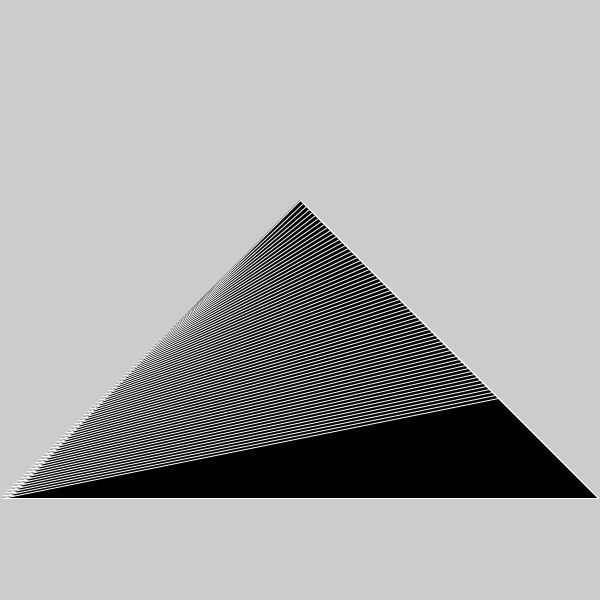
Frame 1 (no input)
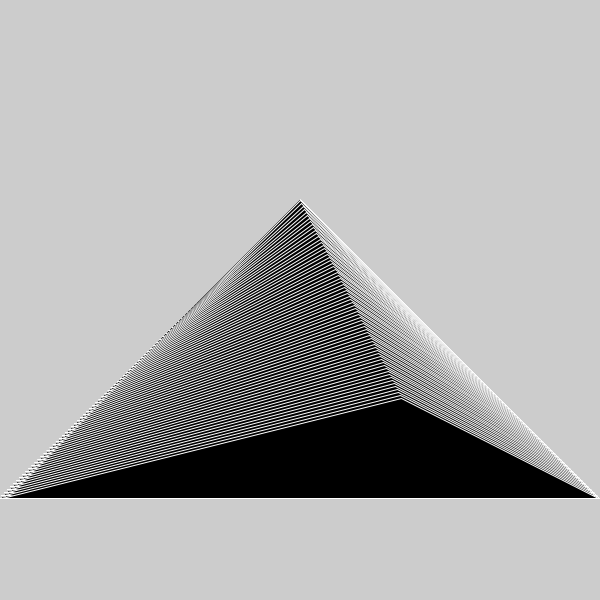
Frame 60 (the mouse pressed at the canvas centre just before this capture)
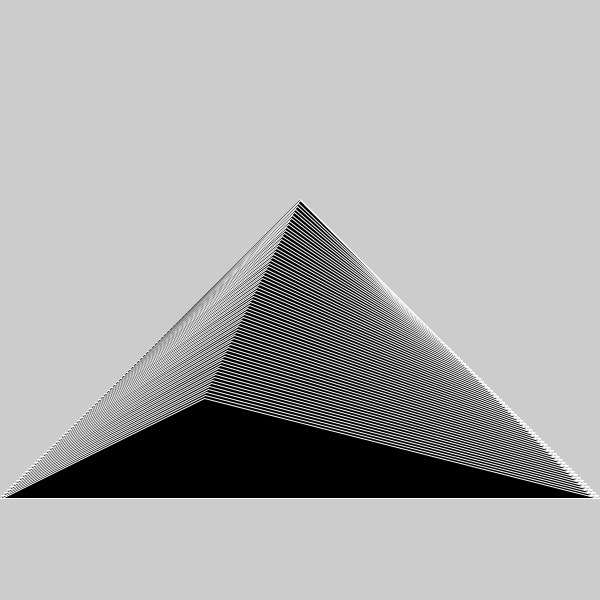
Frame 120 (the mouse held since frame 60 and released just before this capture)

The Processing sketch that drew these frames (run headless with seeded random() and noise(); from frame 60 on, the mouse is pressed at the canvas centre):

// Processing sketch: Triangle_pyr
// ── Triangle_pyr.pde
void setup(){
  size(600,600);
}
float s= 0;
float c =0;
float t=0;
void draw(){
  clear();
  stroke(255);
  fill(0);
  translate(300,200);
  c = cos(radians(t));
  s=sin(radians(t));
  for (int i=0;i<200;i+=3){
    triangle(i*c,i,100+i,100+i,-100-i,100+i);
  }
  t++;
}
